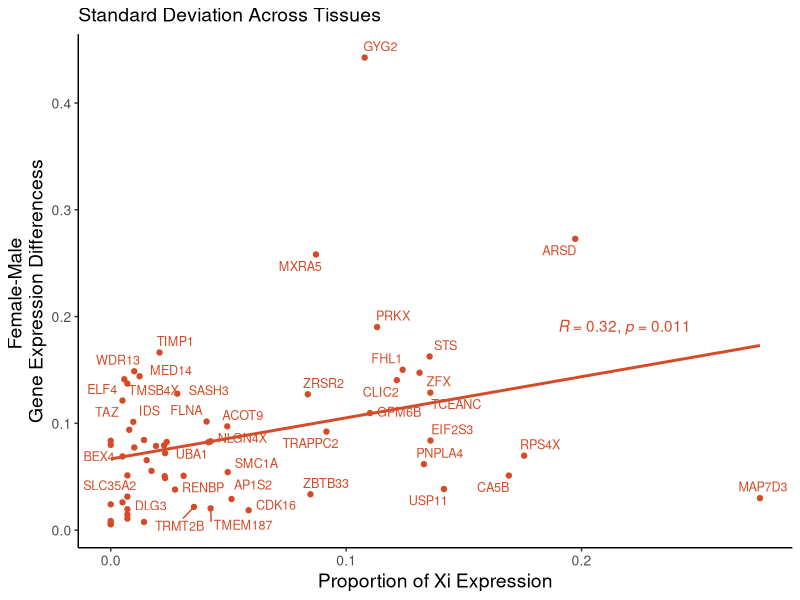

R code for this plot:
library(ggplot2) 
library(ggrepel)
library(reshape2)
library(stringr)
library(dplyr)
library(ggpubr)
library(grid)
library(gridExtra)
library(tidyr)

# read gene expression and ase data for NPX region
npx_df <- read.csv("meddiff_SMTSD_NPXgene.txt", sep="\t")
ase_df <- read.csv("ASE_tissue.txt", sep="\t")

# merge dataframes
df <- merge(npx_df, ase_df, by.x=c("variable","SMTSD"), by.y=c("Gene","Tissue"))
df <- df %>% 
  dplyr::select(variable, SMTSD, value, ASE)
colnames(df) <- c("Gene","SMTSD","TPMdiff", "ASE")
head(df)

# get sd
sd_df <- df %>%
  filter(ASE>0) %>%
  group_by(Gene) %>%
  mutate(n=n()) %>%
  group_by(Gene, n) %>%
  summarise_at(vars(TPMdiff, ASE), sd) %>%
  as.data.frame() %>%
  na.omit() %>%
  filter(!Gene %in% c("XIST")) %>%
  arrange((TPMdiff)) 
head(sd_df)

# plot 4x6
ggplot(sd_df, aes(x=ASE, y=TPMdiff)) +
  geom_point(color="#D64B27") +
  geom_smooth(method="lm", formula=y~x, se=FALSE, color = "#D64B27") +
  stat_cor(label.y=c(0.19), label.x=c(0.19), color="#D64B27") +
  labs(#title="Variable Escape Predicts Variation in \nSex Differences in Expression Across Tissues", 
    title = "Standard Deviation Across Tissues",
    y = "Female-Male \nGene Expression Differencess", 
    x="Proportion of Xi Expression") +
  theme_classic() +
  theme(plot.title = element_text(size=14), axis.title = element_text(size=14),
        axis.text = element_text(size=10)) +
  geom_text_repel(aes(label=Gene), size=3.2, color="#D64B27")
